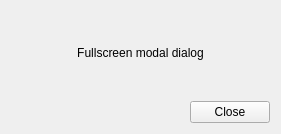
<?xml version="1.0" encoding="UTF-8"?>
<ui version="4.0">
 <class>FullscreenModalUi</class>
 <widget class="QWidget" name="FullscreenModalUi">
  <property name="geometry">
   <rect>
    <x>0</x>
    <y>0</y>
    <width>281</width>
    <height>134</height>
   </rect>
  </property>
  <property name="windowTitle">
   <string>Form</string>
  </property>
  <layout class="QVBoxLayout" name="verticalLayout">
   <item>
    <widget class="QLabel" name="contentLabel">
     <property name="sizePolicy">
      <sizepolicy hsizetype="Preferred" vsizetype="Preferred">
       <horstretch>0</horstretch>
       <verstretch>1</verstretch>
      </sizepolicy>
     </property>
     <property name="font">
      <font>
       <weight>50</weight>
       <bold>false</bold>
      </font>
     </property>
     <property name="text">
      <string>Fullscreen modal dialog</string>
     </property>
     <property name="alignment">
      <set>Qt::AlignCenter</set>
     </property>
    </widget>
   </item>
   <item>
    <layout class="QHBoxLayout" name="horizontalLayout">
     <item>
      <spacer name="horizontalSpacer">
       <property name="orientation">
        <enum>Qt::Horizontal</enum>
       </property>
       <property name="sizeHint" stdset="0">
        <size>
         <width>218</width>
         <height>20</height>
        </size>
       </property>
      </spacer>
     </item>
     <item>
      <widget class="QPushButton" name="closeButton">
       <property name="text">
        <string>Close</string>
       </property>
      </widget>
     </item>
    </layout>
   </item>
  </layout>
 </widget>
 <resources/>
 <connections/>
</ui>
